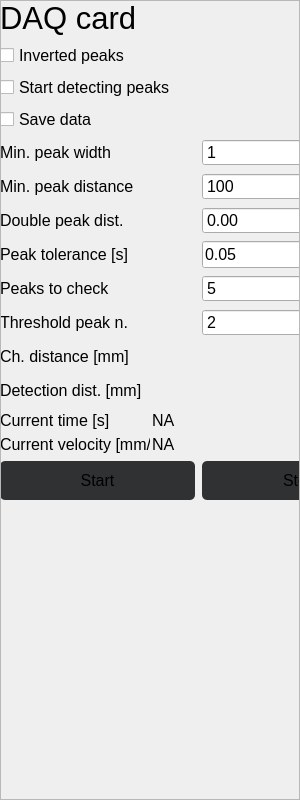
<?xml version="1.0" encoding="UTF-8"?>
<ui version="4.0">
 <class>mainWindow</class>
 <widget class="QWidget" name="mainWindow">
  <property name="geometry">
   <rect>
    <x>0</x>
    <y>0</y>
    <width>300</width>
    <height>800</height>
   </rect>
  </property>
  <property name="sizePolicy">
   <sizepolicy hsizetype="Preferred" vsizetype="Preferred">
    <horstretch>0</horstretch>
    <verstretch>0</verstretch>
   </sizepolicy>
  </property>
  <property name="minimumSize">
   <size>
    <width>0</width>
    <height>800</height>
   </size>
  </property>
  <property name="maximumSize">
   <size>
    <width>300</width>
    <height>1000</height>
   </size>
  </property>
  <property name="windowTitle">
   <string>Form</string>
  </property>
  <property name="styleSheet">
   <string notr="true">#MainWindow{
	/*background-color:  #140019;*/
}
/*background-color: rgb(43, 43, 43);*/

#mainFrame{
	/*background-color: #140019;*/
	border-radius: 10px;
}
QPushButton{
	/*border: 1px solid rgb(89, 89, 89); */
	background-color: #2F3133;
	padding: 10px;
	/*background-color: #040f13;*/
	/*background-color: #2b192f;*/
	border-radius: 5px;
}

QSpinBox{
	/*background-color: #333333;*/
}
QComboBox{
	/*background-color: #333333;*/
}

QLineEdit{
	/*background-color: #2b192f;*/
}

Line{
	/*color: rgb(255, 255, 255);*/
	/*border-color: rgb(20, 12, 255);*/
	/*color: rgb(44, 255, 21);*/
}</string>
  </property>
  <widget class="QFrame" name="mainFrame">
   <property name="geometry">
    <rect>
     <x>0</x>
     <y>0</y>
     <width>300</width>
     <height>800</height>
    </rect>
   </property>
   <property name="sizePolicy">
    <sizepolicy hsizetype="Preferred" vsizetype="Preferred">
     <horstretch>0</horstretch>
     <verstretch>0</verstretch>
    </sizepolicy>
   </property>
   <property name="minimumSize">
    <size>
     <width>0</width>
     <height>800</height>
    </size>
   </property>
   <property name="maximumSize">
    <size>
     <width>300</width>
     <height>1000</height>
    </size>
   </property>
   <property name="frameShape">
    <enum>QFrame::StyledPanel</enum>
   </property>
   <property name="frameShadow">
    <enum>QFrame::Raised</enum>
   </property>
   <layout class="QVBoxLayout" name="verticalLayout">
    <property name="spacing">
     <number>2</number>
    </property>
    <property name="leftMargin">
     <number>0</number>
    </property>
    <property name="topMargin">
     <number>0</number>
    </property>
    <property name="rightMargin">
     <number>0</number>
    </property>
    <property name="bottomMargin">
     <number>0</number>
    </property>
    <item>
     <widget class="QScrollArea" name="scrollArea">
      <property name="sizePolicy">
       <sizepolicy hsizetype="Expanding" vsizetype="Expanding">
        <horstretch>0</horstretch>
        <verstretch>0</verstretch>
       </sizepolicy>
      </property>
      <property name="minimumSize">
       <size>
        <width>300</width>
        <height>800</height>
       </size>
      </property>
      <property name="maximumSize">
       <size>
        <width>280</width>
        <height>800</height>
       </size>
      </property>
      <property name="verticalScrollBarPolicy">
       <enum>Qt::ScrollBarAlwaysOff</enum>
      </property>
      <property name="horizontalScrollBarPolicy">
       <enum>Qt::ScrollBarAlwaysOff</enum>
      </property>
      <property name="sizeAdjustPolicy">
       <enum>QAbstractScrollArea::AdjustIgnored</enum>
      </property>
      <property name="widgetResizable">
       <bool>true</bool>
      </property>
      <widget class="QWidget" name="scrollAreaWidgetContents">
       <property name="geometry">
        <rect>
         <x>0</x>
         <y>0</y>
         <width>298</width>
         <height>798</height>
        </rect>
       </property>
       <property name="minimumSize">
        <size>
         <width>280</width>
         <height>0</height>
        </size>
       </property>
       <property name="maximumSize">
        <size>
         <width>300</width>
         <height>800</height>
        </size>
       </property>
       <widget class="QWidget" name="verticalLayoutWidget">
        <property name="geometry">
         <rect>
          <x>-1</x>
          <y>-1</y>
          <width>397</width>
          <height>791</height>
         </rect>
        </property>
        <layout class="QVBoxLayout" name="verticalLayout_2">
         <property name="spacing">
          <number>7</number>
         </property>
         <property name="sizeConstraint">
          <enum>QLayout::SetMaximumSize</enum>
         </property>
         <item>
          <widget class="QLabel" name="mainTitle">
           <property name="maximumSize">
            <size>
             <width>300</width>
             <height>16777215</height>
            </size>
           </property>
           <property name="font">
            <font>
             <pointsize>23</pointsize>
            </font>
           </property>
           <property name="text">
            <string>DAQ card</string>
           </property>
          </widget>
         </item>
         <item>
          <widget class="QCheckBox" name="invertedBox">
           <property name="sizePolicy">
            <sizepolicy hsizetype="Minimum" vsizetype="Fixed">
             <horstretch>0</horstretch>
             <verstretch>0</verstretch>
            </sizepolicy>
           </property>
           <property name="maximumSize">
            <size>
             <width>300</width>
             <height>16777215</height>
            </size>
           </property>
           <property name="font">
            <font>
             <pointsize>12</pointsize>
            </font>
           </property>
           <property name="text">
            <string>Inverted peaks</string>
           </property>
          </widget>
         </item>
         <item>
          <widget class="QCheckBox" name="startDetectingPeaks">
           <property name="sizePolicy">
            <sizepolicy hsizetype="Minimum" vsizetype="Fixed">
             <horstretch>0</horstretch>
             <verstretch>0</verstretch>
            </sizepolicy>
           </property>
           <property name="maximumSize">
            <size>
             <width>300</width>
             <height>16777215</height>
            </size>
           </property>
           <property name="font">
            <font>
             <pointsize>12</pointsize>
            </font>
           </property>
           <property name="text">
            <string>Start detecting peaks</string>
           </property>
          </widget>
         </item>
         <item>
          <widget class="QCheckBox" name="saveDataCheckbox">
           <property name="sizePolicy">
            <sizepolicy hsizetype="Minimum" vsizetype="Fixed">
             <horstretch>0</horstretch>
             <verstretch>0</verstretch>
            </sizepolicy>
           </property>
           <property name="maximumSize">
            <size>
             <width>300</width>
             <height>16777215</height>
            </size>
           </property>
           <property name="font">
            <font>
             <pointsize>12</pointsize>
            </font>
           </property>
           <property name="text">
            <string>Save data</string>
           </property>
          </widget>
         </item>
         <item>
          <layout class="QGridLayout" name="gridLayout">
           <item row="0" column="0">
            <widget class="QLabel" name="peakWidthLabel">
             <property name="sizePolicy">
              <sizepolicy hsizetype="Minimum" vsizetype="Fixed">
               <horstretch>0</horstretch>
               <verstretch>0</verstretch>
              </sizepolicy>
             </property>
             <property name="font">
              <font>
               <pointsize>12</pointsize>
              </font>
             </property>
             <property name="text">
              <string>Min. peak width</string>
             </property>
            </widget>
           </item>
           <item row="1" column="1">
            <widget class="QSpinBox" name="peakDistanceValue">
             <property name="font">
              <font>
               <pointsize>12</pointsize>
              </font>
             </property>
             <property name="minimum">
              <number>0</number>
             </property>
             <property name="maximum">
              <number>10000</number>
             </property>
             <property name="value">
              <number>100</number>
             </property>
            </widget>
           </item>
           <item row="0" column="1">
            <widget class="QSpinBox" name="peakWidthValue">
             <property name="font">
              <font>
               <pointsize>12</pointsize>
              </font>
             </property>
             <property name="maximum">
              <number>9999</number>
             </property>
             <property name="value">
              <number>1</number>
             </property>
            </widget>
           </item>
           <item row="1" column="0">
            <widget class="QLabel" name="peakDistanceLabel">
             <property name="sizePolicy">
              <sizepolicy hsizetype="Minimum" vsizetype="Fixed">
               <horstretch>0</horstretch>
               <verstretch>0</verstretch>
              </sizepolicy>
             </property>
             <property name="font">
              <font>
               <pointsize>12</pointsize>
              </font>
             </property>
             <property name="text">
              <string>Min. peak distance</string>
             </property>
            </widget>
           </item>
           <item row="2" column="0">
            <widget class="QLabel" name="doublePeakDistanceLabel">
             <property name="sizePolicy">
              <sizepolicy hsizetype="Minimum" vsizetype="Fixed">
               <horstretch>0</horstretch>
               <verstretch>0</verstretch>
              </sizepolicy>
             </property>
             <property name="font">
              <font>
               <pointsize>12</pointsize>
              </font>
             </property>
             <property name="text">
              <string>Double peak dist.</string>
             </property>
            </widget>
           </item>
           <item row="2" column="1">
            <widget class="QDoubleSpinBox" name="doublePeakDistanceValue">
             <property name="font">
              <font>
               <pointsize>12</pointsize>
              </font>
             </property>
             <property name="maximum">
              <double>9999.989999999999782</double>
             </property>
            </widget>
           </item>
          </layout>
         </item>
         <item>
          <layout class="QGridLayout" name="daqThresholdGrid">
           <item row="1" column="1">
            <widget class="QLineEdit" name="daqPeakTolerance">
             <property name="sizePolicy">
              <sizepolicy hsizetype="Minimum" vsizetype="Fixed">
               <horstretch>0</horstretch>
               <verstretch>0</verstretch>
              </sizepolicy>
             </property>
             <property name="font">
              <font>
               <pointsize>12</pointsize>
              </font>
             </property>
             <property name="inputMask">
              <string/>
             </property>
             <property name="text">
              <string>0.05</string>
             </property>
            </widget>
           </item>
           <item row="2" column="0">
            <widget class="QLabel" name="peakWindowLabel">
             <property name="sizePolicy">
              <sizepolicy hsizetype="Minimum" vsizetype="Fixed">
               <horstretch>0</horstretch>
               <verstretch>0</verstretch>
              </sizepolicy>
             </property>
             <property name="font">
              <font>
               <pointsize>12</pointsize>
              </font>
             </property>
             <property name="text">
              <string>Peaks to check</string>
             </property>
            </widget>
           </item>
           <item row="1" column="0">
            <widget class="QLabel" name="daqToleranceLabel">
             <property name="sizePolicy">
              <sizepolicy hsizetype="Minimum" vsizetype="Fixed">
               <horstretch>0</horstretch>
               <verstretch>0</verstretch>
              </sizepolicy>
             </property>
             <property name="font">
              <font>
               <pointsize>12</pointsize>
              </font>
             </property>
             <property name="text">
              <string>Peak tolerance [s]</string>
             </property>
            </widget>
           </item>
           <item row="3" column="0">
            <widget class="QLabel" name="tresholdForPeakMatchingLabel">
             <property name="sizePolicy">
              <sizepolicy hsizetype="Minimum" vsizetype="Fixed">
               <horstretch>0</horstretch>
               <verstretch>0</verstretch>
              </sizepolicy>
             </property>
             <property name="font">
              <font>
               <pointsize>12</pointsize>
              </font>
             </property>
             <property name="text">
              <string>Threshold peak n.</string>
             </property>
            </widget>
           </item>
           <item row="2" column="1">
            <widget class="QSpinBox" name="peakWindowValue">
             <property name="font">
              <font>
               <pointsize>12</pointsize>
              </font>
             </property>
             <property name="locale">
              <locale language="English" country="UnitedStates"/>
             </property>
             <property name="value">
              <number>5</number>
             </property>
            </widget>
           </item>
           <item row="3" column="1">
            <widget class="QSpinBox" name="tresholdForPeakMatchingValue">
             <property name="font">
              <font>
               <pointsize>12</pointsize>
              </font>
             </property>
             <property name="value">
              <number>2</number>
             </property>
            </widget>
           </item>
          </layout>
         </item>
         <item>
          <layout class="QGridLayout" name="detectionFieldDistGrid">
           <item row="0" column="0">
            <widget class="QLabel" name="channelDistanceLabel">
             <property name="sizePolicy">
              <sizepolicy hsizetype="Minimum" vsizetype="Fixed">
               <horstretch>0</horstretch>
               <verstretch>0</verstretch>
              </sizepolicy>
             </property>
             <property name="font">
              <font>
               <pointsize>12</pointsize>
              </font>
             </property>
             <property name="text">
              <string>Ch. distance [mm]</string>
             </property>
            </widget>
           </item>
           <item row="1" column="0">
            <widget class="QLabel" name="detectionFieldDistLabel">
             <property name="sizePolicy">
              <sizepolicy hsizetype="Minimum" vsizetype="Fixed">
               <horstretch>0</horstretch>
               <verstretch>0</verstretch>
              </sizepolicy>
             </property>
             <property name="font">
              <font>
               <pointsize>12</pointsize>
              </font>
             </property>
             <property name="text">
              <string>Detection dist. [mm]</string>
             </property>
            </widget>
           </item>
           <item row="0" column="1">
            <widget class="QDoubleSpinBox" name="channelDistanceSpinBox">
             <property name="maximumSize">
              <size>
               <width>80</width>
               <height>16777215</height>
              </size>
             </property>
             <property name="font">
              <font>
               <pointsize>12</pointsize>
              </font>
             </property>
             <property name="value">
              <double>4.000000000000000</double>
             </property>
            </widget>
           </item>
           <item row="1" column="1">
            <widget class="QDoubleSpinBox" name="detectionFieldDistSpinBox">
             <property name="font">
              <font>
               <pointsize>12</pointsize>
              </font>
             </property>
             <property name="value">
              <double>8.000000000000000</double>
             </property>
            </widget>
           </item>
          </layout>
         </item>
         <item>
          <layout class="QGridLayout" name="calculatedVelocity">
           <property name="horizontalSpacing">
            <number>2</number>
           </property>
           <property name="verticalSpacing">
            <number>5</number>
           </property>
           <item row="0" column="1">
            <widget class="QLabel" name="currentTimeValue">
             <property name="font">
              <font>
               <pointsize>12</pointsize>
              </font>
             </property>
             <property name="text">
              <string>NA</string>
             </property>
            </widget>
           </item>
           <item row="2" column="0">
            <widget class="QLabel" name="currentVelocityLabel">
             <property name="sizePolicy">
              <sizepolicy hsizetype="Minimum" vsizetype="Fixed">
               <horstretch>0</horstretch>
               <verstretch>0</verstretch>
              </sizepolicy>
             </property>
             <property name="maximumSize">
              <size>
               <width>150</width>
               <height>16777215</height>
              </size>
             </property>
             <property name="font">
              <font>
               <pointsize>12</pointsize>
              </font>
             </property>
             <property name="text">
              <string>Current velocity [mm/s]</string>
             </property>
            </widget>
           </item>
           <item row="2" column="1">
            <widget class="QLabel" name="currentVelocityValue">
             <property name="font">
              <font>
               <pointsize>12</pointsize>
              </font>
             </property>
             <property name="text">
              <string>NA</string>
             </property>
            </widget>
           </item>
           <item row="0" column="0">
            <widget class="QLabel" name="currentTimeLabel">
             <property name="sizePolicy">
              <sizepolicy hsizetype="Minimum" vsizetype="Fixed">
               <horstretch>0</horstretch>
               <verstretch>0</verstretch>
              </sizepolicy>
             </property>
             <property name="font">
              <font>
               <pointsize>12</pointsize>
              </font>
             </property>
             <property name="text">
              <string>Current time [s]</string>
             </property>
            </widget>
           </item>
          </layout>
         </item>
         <item>
          <layout class="QGridLayout" name="gridLayout_2">
           <item row="0" column="1">
            <widget class="QPushButton" name="stopMonitoring">
             <property name="sizePolicy">
              <sizepolicy hsizetype="Minimum" vsizetype="Fixed">
               <horstretch>0</horstretch>
               <verstretch>0</verstretch>
              </sizepolicy>
             </property>
             <property name="maximumSize">
              <size>
               <width>300</width>
               <height>16777215</height>
              </size>
             </property>
             <property name="font">
              <font>
               <pointsize>12</pointsize>
              </font>
             </property>
             <property name="text">
              <string>Stop</string>
             </property>
            </widget>
           </item>
           <item row="0" column="0">
            <widget class="QPushButton" name="startMonitoring">
             <property name="sizePolicy">
              <sizepolicy hsizetype="Minimum" vsizetype="Fixed">
               <horstretch>0</horstretch>
               <verstretch>0</verstretch>
              </sizepolicy>
             </property>
             <property name="maximumSize">
              <size>
               <width>300</width>
               <height>16777215</height>
              </size>
             </property>
             <property name="font">
              <font>
               <pointsize>12</pointsize>
              </font>
             </property>
             <property name="text">
              <string>Start</string>
             </property>
            </widget>
           </item>
          </layout>
         </item>
         <item>
          <spacer name="verticalSpacer_2">
           <property name="orientation">
            <enum>Qt::Vertical</enum>
           </property>
           <property name="sizeHint" stdset="0">
            <size>
             <width>20</width>
             <height>40</height>
            </size>
           </property>
          </spacer>
         </item>
        </layout>
       </widget>
      </widget>
     </widget>
    </item>
    <item>
     <spacer name="verticalSpacer">
      <property name="orientation">
       <enum>Qt::Vertical</enum>
      </property>
      <property name="sizeHint" stdset="0">
       <size>
        <width>20</width>
        <height>40</height>
       </size>
      </property>
     </spacer>
    </item>
   </layout>
  </widget>
 </widget>
 <resources/>
 <connections/>
</ui>
